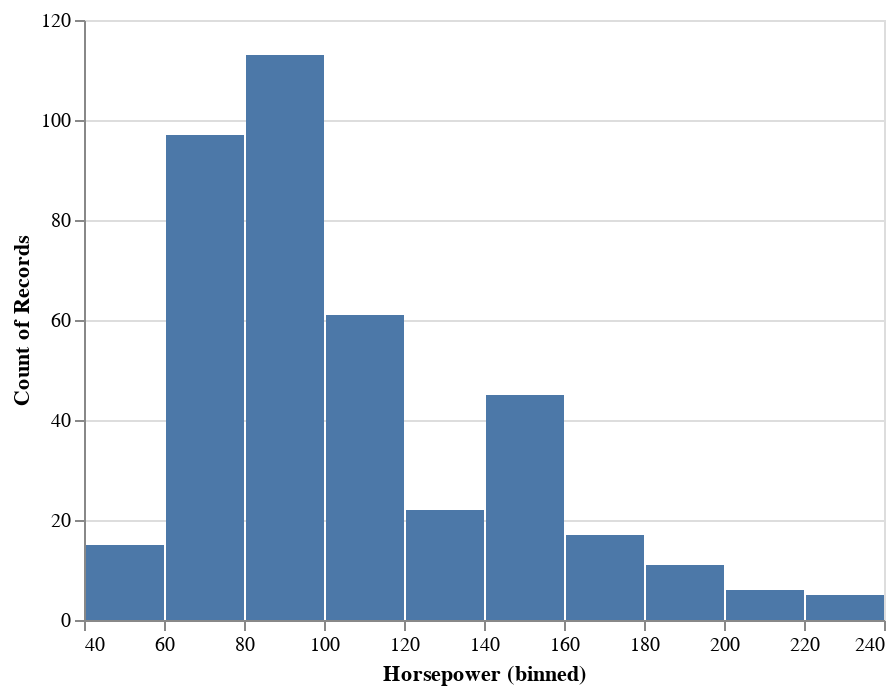

The cell this chart's notebook holds for it:
### Code cell
import altair as alt
alt.Chart(ldf).mark_bar().encode(
    alt.X("Horsepower", type="quantitative", bin=alt.Bin(maxbins=10)),
    y='count()'
)

### Figure 1 — Vega-Lite specification as saved in the notebook (floating-point values rounded to 4 significant figures; data arrays with more than 128 entries replaced by an {"elided": "..."} marker saying what was removed)
{"config": {"view": {"continuousWidth": 400, "continuousHeight": 300}}, "data": {"name": "data-4be989792ea17d04c3de3351ea5b6c9a"}, "mark": "bar", "encoding": {"x": {"type": "quantitative", "bin": {"maxbins": 10}, "field": "Horsepower"}, "y": {"type": "quantitative", "aggregate": "count"}}, "$schema": "https://vega.github.io/schema/vega-lite/v4.0.0.json", "datasets": {"data-4be989792ea17d04c3de3351ea5b6c9a": {"elided": "392 records"}}}
